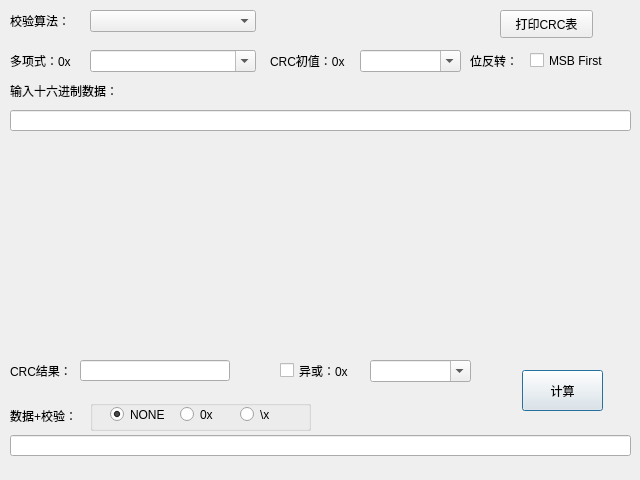
<?xml version="1.0" encoding="UTF-8"?>
<ui version="4.0">
 <class>Dialog</class>
 <widget class="QDialog" name="Dialog">
  <property name="geometry">
   <rect>
    <x>0</x>
    <y>0</y>
    <width>640</width>
    <height>480</height>
   </rect>
  </property>
  <property name="windowTitle">
   <string>Dialog</string>
  </property>
  <widget class="QLabel" name="label">
   <property name="geometry">
    <rect>
     <x>10</x>
     <y>50</y>
     <width>81</width>
     <height>21</height>
    </rect>
   </property>
   <property name="text">
    <string>多项式：0x</string>
   </property>
  </widget>
  <widget class="QLabel" name="label_2">
   <property name="geometry">
    <rect>
     <x>10</x>
     <y>80</y>
     <width>131</width>
     <height>21</height>
    </rect>
   </property>
   <property name="text">
    <string>输入十六进制数据：</string>
   </property>
  </widget>
  <widget class="QLabel" name="label_3">
   <property name="geometry">
    <rect>
     <x>10</x>
     <y>360</y>
     <width>61</width>
     <height>21</height>
    </rect>
   </property>
   <property name="text">
    <string>CRC结果：</string>
   </property>
  </widget>
  <widget class="QLineEdit" name="lineEdit_result">
   <property name="geometry">
    <rect>
     <x>80</x>
     <y>360</y>
     <width>150</width>
     <height>21</height>
    </rect>
   </property>
  </widget>
  <widget class="QPushButton" name="pushButton_calc">
   <property name="geometry">
    <rect>
     <x>522</x>
     <y>370</y>
     <width>81</width>
     <height>41</height>
    </rect>
   </property>
   <property name="text">
    <string>计算</string>
   </property>
  </widget>
  <widget class="QLineEdit" name="lineEdit_dstdat">
   <property name="geometry">
    <rect>
     <x>10</x>
     <y>435</y>
     <width>621</width>
     <height>21</height>
    </rect>
   </property>
  </widget>
  <widget class="QLabel" name="label_5">
   <property name="geometry">
    <rect>
     <x>10</x>
     <y>405</y>
     <width>81</width>
     <height>21</height>
    </rect>
   </property>
   <property name="text">
    <string>数据+校验：</string>
   </property>
  </widget>
  <widget class="QGroupBox" name="groupBox">
   <property name="geometry">
    <rect>
     <x>90</x>
     <y>400</y>
     <width>221</width>
     <height>31</height>
    </rect>
   </property>
   <property name="flat">
    <bool>false</bool>
   </property>
   <property name="checked">
    <bool>false</bool>
   </property>
   <widget class="QRadioButton" name="radioButton_none">
    <property name="geometry">
     <rect>
      <x>20</x>
      <y>5</y>
      <width>61</width>
      <height>19</height>
     </rect>
    </property>
    <property name="text">
     <string>NONE</string>
    </property>
    <property name="checked">
     <bool>true</bool>
    </property>
   </widget>
   <widget class="QRadioButton" name="radioButton_hex">
    <property name="geometry">
     <rect>
      <x>90</x>
      <y>5</y>
      <width>51</width>
      <height>19</height>
     </rect>
    </property>
    <property name="text">
     <string>0x</string>
    </property>
   </widget>
   <widget class="QRadioButton" name="radioButton_asc">
    <property name="geometry">
     <rect>
      <x>150</x>
      <y>5</y>
      <width>51</width>
      <height>19</height>
     </rect>
    </property>
    <property name="text">
     <string>\x</string>
    </property>
   </widget>
  </widget>
  <widget class="QCheckBox" name="checkBox_xor">
   <property name="geometry">
    <rect>
     <x>280</x>
     <y>360</y>
     <width>91</width>
     <height>21</height>
    </rect>
   </property>
   <property name="text">
    <string>异或：0x</string>
   </property>
  </widget>
  <widget class="QLabel" name="label_4">
   <property name="geometry">
    <rect>
     <x>270</x>
     <y>50</y>
     <width>91</width>
     <height>21</height>
    </rect>
   </property>
   <property name="text">
    <string>CRC初值：0x</string>
   </property>
  </widget>
  <widget class="QCheckBox" name="checkBox_msb">
   <property name="geometry">
    <rect>
     <x>530</x>
     <y>50</y>
     <width>101</width>
     <height>21</height>
    </rect>
   </property>
   <property name="text">
    <string>MSB First</string>
   </property>
  </widget>
  <widget class="QLineEdit" name="lineEdit_srcdat">
   <property name="geometry">
    <rect>
     <x>10</x>
     <y>110</y>
     <width>621</width>
     <height>21</height>
    </rect>
   </property>
  </widget>
  <widget class="QComboBox" name="comboBox_algos">
   <property name="geometry">
    <rect>
     <x>90</x>
     <y>10</y>
     <width>166</width>
     <height>22</height>
    </rect>
   </property>
  </widget>
  <widget class="QComboBox" name="comboBox_poly">
   <property name="geometry">
    <rect>
     <x>90</x>
     <y>50</y>
     <width>166</width>
     <height>22</height>
    </rect>
   </property>
   <property name="editable">
    <bool>true</bool>
   </property>
  </widget>
  <widget class="QComboBox" name="comboBox_seed">
   <property name="geometry">
    <rect>
     <x>360</x>
     <y>50</y>
     <width>101</width>
     <height>22</height>
    </rect>
   </property>
   <property name="editable">
    <bool>true</bool>
   </property>
  </widget>
  <widget class="QComboBox" name="comboBox_xor">
   <property name="geometry">
    <rect>
     <x>370</x>
     <y>360</y>
     <width>101</width>
     <height>22</height>
    </rect>
   </property>
   <property name="editable">
    <bool>true</bool>
   </property>
  </widget>
  <widget class="QLabel" name="label_6">
   <property name="geometry">
    <rect>
     <x>470</x>
     <y>50</y>
     <width>61</width>
     <height>21</height>
    </rect>
   </property>
   <property name="text">
    <string>位反转：</string>
   </property>
  </widget>
  <widget class="QLabel" name="label_7">
   <property name="geometry">
    <rect>
     <x>10</x>
     <y>10</y>
     <width>81</width>
     <height>21</height>
    </rect>
   </property>
   <property name="text">
    <string>校验算法：</string>
   </property>
  </widget>
  <widget class="QPushButton" name="pushButton_printcrctable">
   <property name="geometry">
    <rect>
     <x>500</x>
     <y>10</y>
     <width>93</width>
     <height>28</height>
    </rect>
   </property>
   <property name="text">
    <string>打印CRC表</string>
   </property>
  </widget>
 </widget>
 <layoutdefault spacing="6" margin="11"/>
 <resources/>
 <connections/>
</ui>
